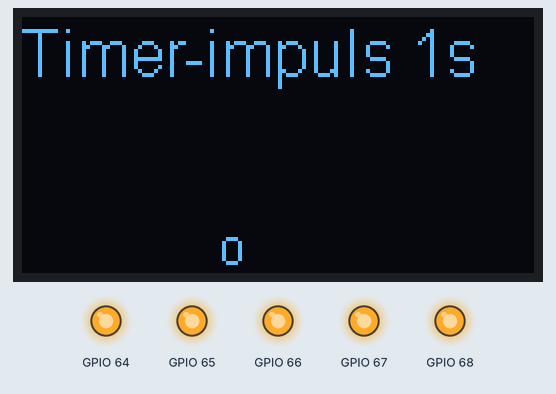
Simulated run of this sketch. Board: ESP8266 (NodeMCU). Parts: 128×64 one-colour display, output pins drawn as LEDs (lit = HIGH). What the sketch prints to the serial monitor is not drawn.

Above: at 0.1 s.
At 4.1 s:
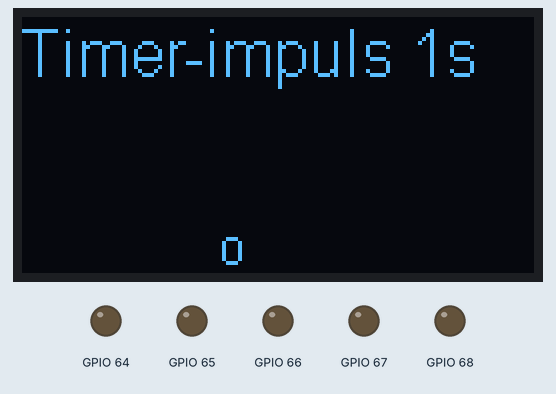
At 9.1 s:
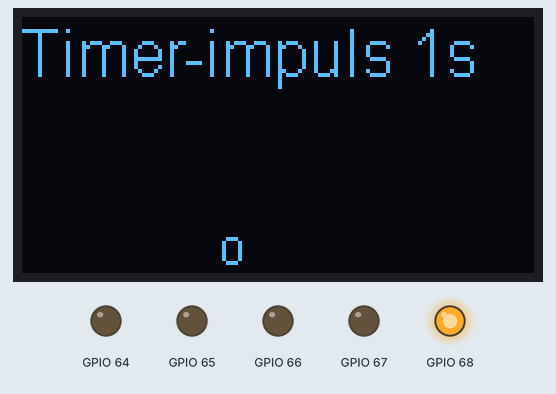
At 18.7 s:
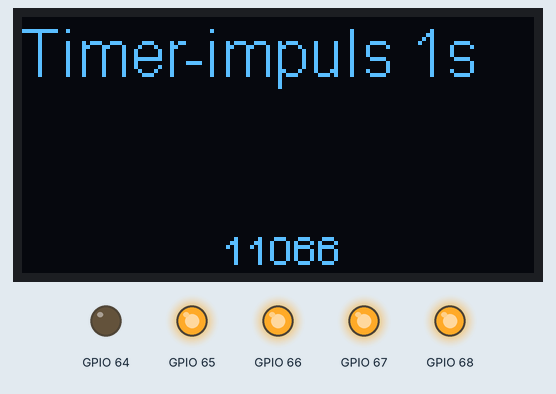
At 27.7 s:
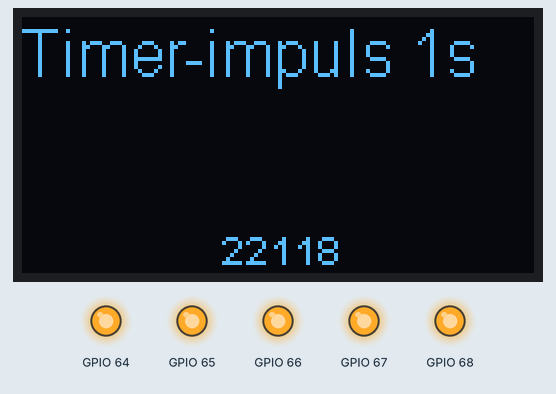
At 37.2 s:
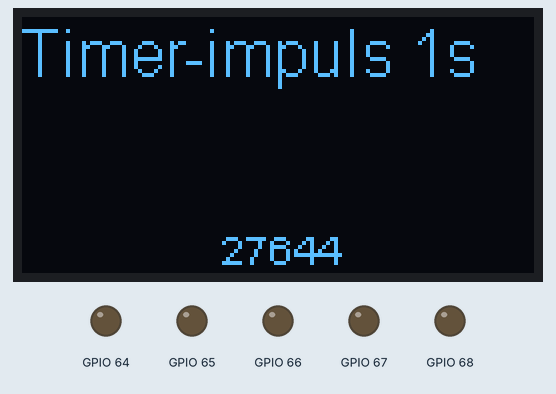
Timing chart, 0 to 40.0 s (numbered marks = the images above):
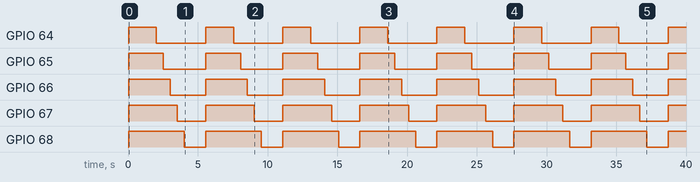

Measured:
- by itself, GPIO 64: alternates HIGH for 2.0 s and LOW for 3.5 s
- by itself, GPIO 65: alternates HIGH for 2.5 s and LOW for 3.0 s
- by itself, GPIO 66: alternates HIGH for 3.0 s and LOW for 2.5 s
- by itself, GPIO 67: alternates HIGH for 3.5 s and LOW for 2.0 s
- by itself, GPIO 68: alternates HIGH for 4.0 s and LOW for 1.5 s
- what the display in image 3 shows lasts 5.5 s, from 16.6 s to 22.1 s

The sketch:

FLOWCLEANER_TESTING.ino
```cpp
#include <Wire.h>  // Only needed for Arduino 1.6.5 and earlier
#include "SSD1306.h" // alias for `#include "SSD1306Wire.h"`
#include "Adafruit_MCP23017.h"

Adafruit_MCP23017 mcp;

SSD1306  display(0x3c, 5, 4);
unsigned long previousMillis = 0;

void setup() {
  Serial.begin(115200);
  Serial.println();

  // Initialising the UI will init the display too.
  display.init();

  display.flipScreenVertically();
  display.setFont(ArialMT_Plain_10);

  //Wire.begin(0,2);
  mcp.begin();      // use default address 0
  Serial.println("setup!");
  mcp.pinMode(0, OUTPUT);
  mcp.pinMode(1, OUTPUT);
  mcp.pinMode(2, OUTPUT);
  mcp.pinMode(3, OUTPUT);
  mcp.pinMode(4, OUTPUT);

}

void loop() {
  // clear the display
  unsigned long currentMillis = millis();
  display.clear();
  display.setTextAlignment(TEXT_ALIGN_LEFT);
  display.setFont(ArialMT_Plain_16);
  display.drawString(0, 0, "Timer-impuls 1s");

  display.setFont(ArialMT_Plain_10);
  display.drawString(50, 52, String(previousMillis));
  // write the buffer to the display
  display.display();

  if (currentMillis - previousMillis >= 3000) {
    previousMillis = currentMillis;
  }

  delay(10);
  Serial.println("loop!");
  mcp.digitalWrite(0, HIGH);
  mcp.digitalWrite(1, HIGH);
  mcp.digitalWrite(2, HIGH);
  mcp.digitalWrite(3, HIGH);
  mcp.digitalWrite(4, HIGH);
  delay(2000);
  mcp.digitalWrite(0, LOW);
  delay(500);
  mcp.digitalWrite(1, LOW);
  delay(500);
  mcp.digitalWrite(2, LOW);
  delay(500);
  mcp.digitalWrite(3, LOW);
  delay(500);
  mcp.digitalWrite(4, LOW);
  delay(1500);
}
```
